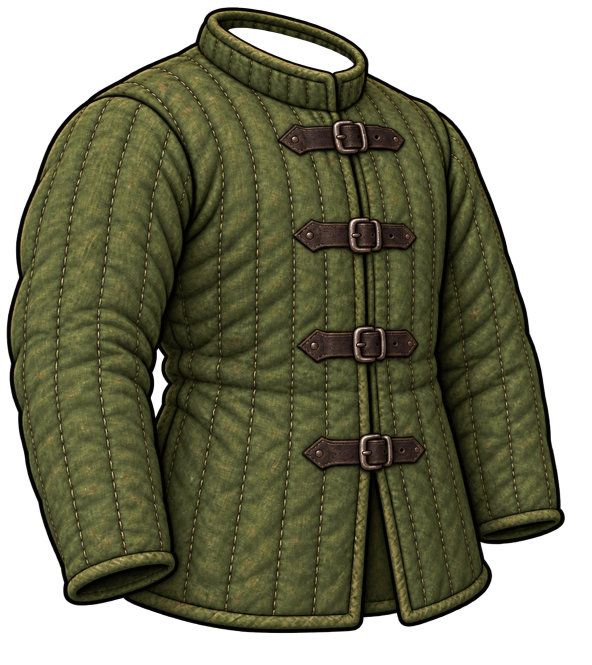
#> input picture art/production/garment-openings-20260923/sources/padded_02-imagegen.png, 1183 x 1330 px (shown at 1/2 size); its folder holds 4 pictures in this run
$ python normalize.py
#> lines starting #> are read from the running program, lines starting #| are printed output that depends on the picture
"""Export imagegen garment edits to the existing component canvas sizes.

Only resizes whole RGBA images; no painted pixels or transparency masks are
constructed here. Pillow's premultiplied RGBa mode avoids dark alpha fringes.
"""

from pathlib import Path
from PIL import Image

ROOT = Path(__file__).resolve().parent
SOURCE = ROOT / "sources"
OUTPUT = ROOT / "assets"
# Measured from the edit targets before the production manifest was updated.
SIZES = {
    "padded_02": (655, 736),
    "padded_03": (671, 736),
    "padded_04": (656, 736),
    "outer_02": (654, 736),
    "outer_04": (660, 736),
}


def main() -> None:
    OUTPUT.mkdir(exist_ok=True)
    for asset_id, size in SIZES.items():
        source = SOURCE / f"{asset_id}-imagegen.png"
        if not source.exists():
            continue
        with Image.open(source) as generated:
#> generated is the input picture: PIL image 1183x1330 RGBA; mean R, G, B, A 49.4, 49.7, 28.1, 170.7
            image = generated.convert("RGBA").convert("RGBa")
            image = image.resize(size, Image.Resampling.LANCZOS).convert("RGBA")
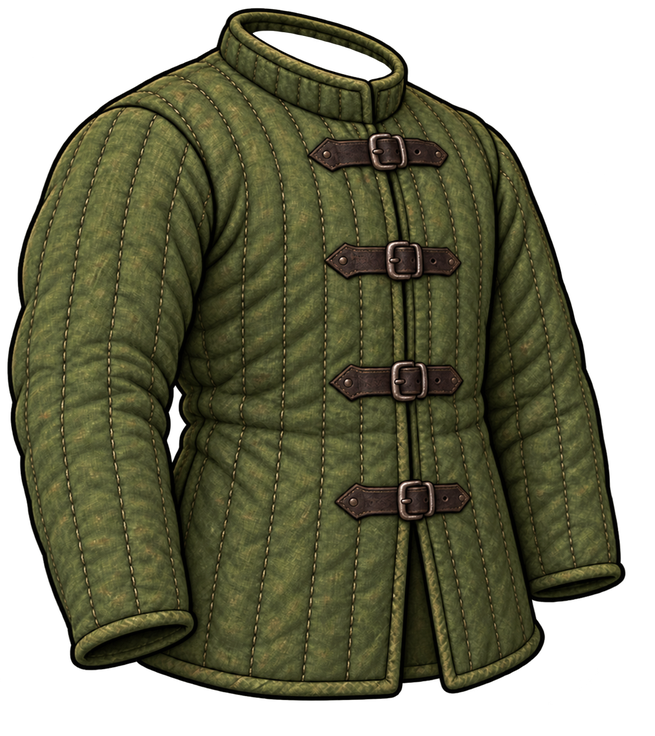
#> image: PIL image 655x736 RGBA; mean R, G, B, A 49, 49.3, 28.1, 170.7; transparent parts drawn white
            image.save(OUTPUT / f"{asset_id}.png", optimize=True)
        print(f"{asset_id}: {size[0]}x{size[1]}")
#> pass 2 of the loop in main, `for asset_id, size in SIZES.items():`:
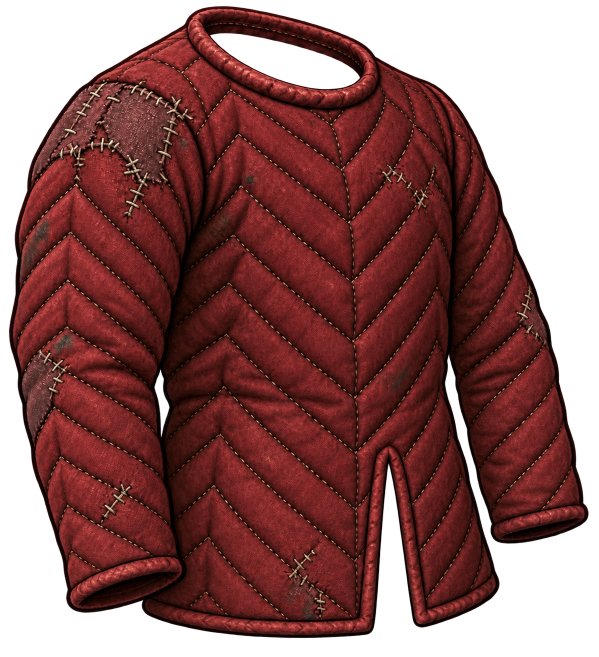
#> input picture art/production/garment-openings-20260923/sources/padded_03-imagegen.png, 1197 x 1314 px (shown at 1/2 size)
#> in main, generated is the input picture: PIL image 1197x1314 RGBA; mean R, G, B, A 66, 22, 20.6, 175
#> in main, `image = image.resize(size, Image.Resampling.LANCZOS).convert("RGBA")`:
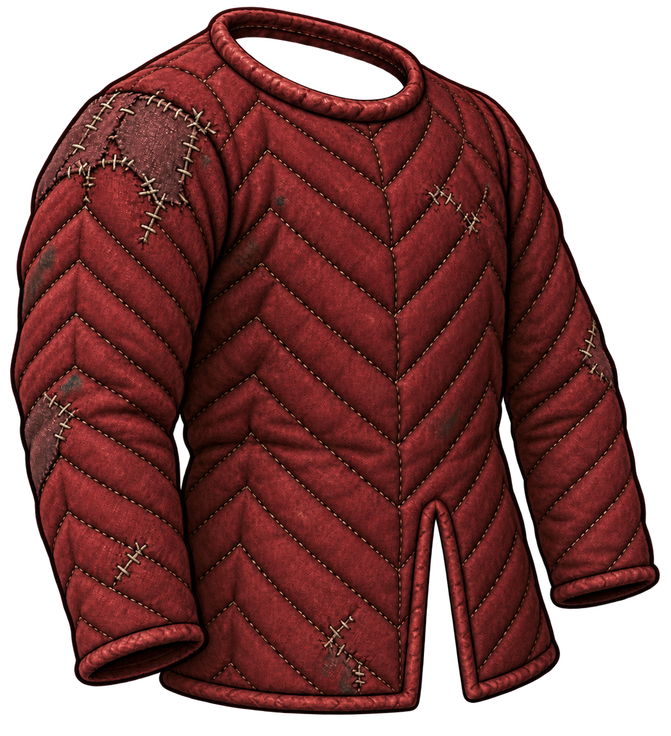
#> image: PIL image 671x736 RGBA; mean R, G, B, A 65.6, 22, 20.6, 175.1; transparent parts drawn white


if __name__ == "__main__":
    main()
